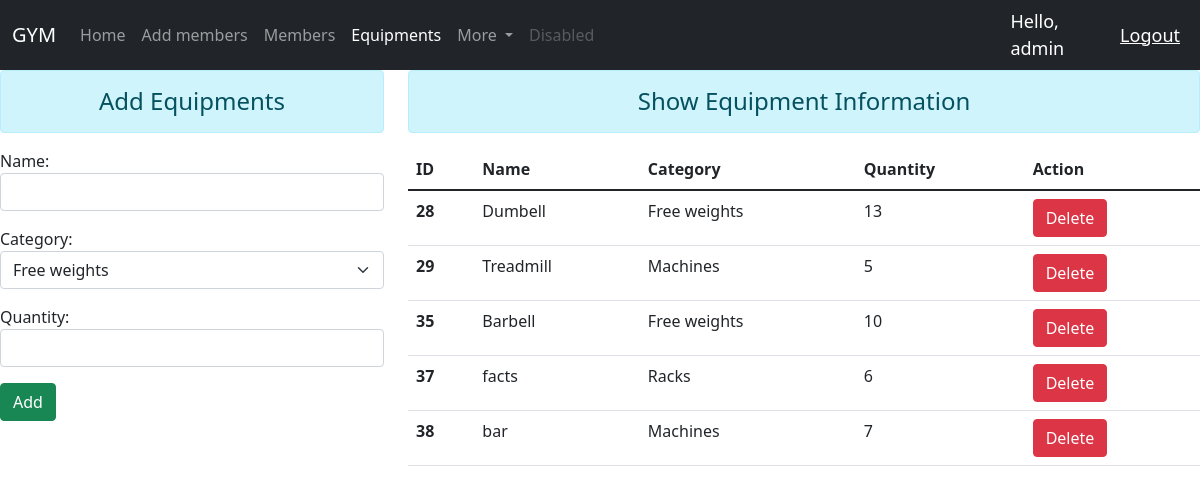
Screenshot of /equipments (signed in) with the database file from the repository.
### home/models.py (models this page shows)
class Equipments(models.Model):
    equi_id = models.AutoField(primary_key=True)
    name = models.CharField(max_length=30)
    category = models.CharField(max_length=30, choices=EQUIP_CATEGORY, default='choose')
    quantity = models.IntegerField()

### home/views.py (the view)
# urls.py: path('equipments', views.equipments, name='equipments'),
def equipments(request):
    if request.method == 'POST':
        fm = EquipmentRegistration(request.POST)
        if fm.is_valid():
            fm.save()
            fm = EquipmentRegistration()
    else:
        fm = EquipmentRegistration()
    eq = Equipments.objects.all()
    return render(request,'equipments.html', {'form':fm, 'equ':eq})

### home/forms.py
class EquipmentRegistration(forms.ModelForm):
    class Meta:
        model = Equipments
        fields = ['name', 'category', 'quantity']
        widgets = {
            'name' : forms.TextInput(attrs={'class':'form-control'}),
            'category' : forms.Select(attrs={'class':'form-control', 'class':'form-select'}),
            'quantity' : forms.NumberInput(attrs={'class':'form-control'}),
        }

### templates/equipments.html (shortened to what this page needs)
{% extends 'base.html'%}
{% block equipmentssactive %}active{% endblock equipmentssactive %}
{% block body%}
<div class="row"  >
    <div class="col-sm-4">
        <h4  class="text-center alert alert-info">Add Equipments</h4>
        <form action="" method="POST">
        {{form.as_p}}
        <input type="submit" class="btn btn-success" value="Add">
        </form>
    </div>
    <div class="col-sm-8">
        <h4 class="text-center alert alert-info"> Show Equipment Information</h4>
        {% if equ %}
        <table class="table table-hover">
            <thead>
              <tr>
                <th scope="col">ID</th>
                <th scope="col">Name</th>
                <th scope="col">Category</th>
                <th scope="col">Quantity</th>
                <th scope="col">Action</th>
              </tr>
            </thead>
            <tbody>
                {% for eq in equ %}
              <tr>
                <th scope="row">{{eq.equi_id}}</th>
                <td>{{eq.name}}</td>
                <td>{{eq.category}}</td>
                <td>{{eq.quantity}}</td>
                <td>
                  <form action="{%url 'deletedataeq' eq.equi_id%}" method="post" class= "d-inline">
                    <input type="submit" class="btn btn-danger" value="Delete">
                  </form>
              </tr>
                {% endfor %}
            </tbody>
          </table>
        {% else %}
        <h4 class="text-center alert alert-info"> No Records</h4>
        {% endif %}
    </div>
</div>
{%endblock body%}

### templates/base.html (shortened to what this page needs)
<!DOCTYPE html>
<html lang="en">
<head>
     <link href="https://cdn.jsdelivr.net/npm/bootstrap@5.1.3/dist/css/bootstrap.min.css" rel="stylesheet">
      </head>
      <body>
      <nav class="navbar navbar-expand-lg navbar-dark bg-dark">
        <div class="container-fluid">
          <a class="navbar-brand" href="/">GYM</a>
          <div class="collapse navbar-collapse" id="navbarSupportedContent">
            <ul class="navbar-nav me-auto mb-2 mb-lg-0">
              <li class="nav-item">
                <a class="nav-link {% block homeactive %} {% endblock homeactive %}" aria-current="page" href="/"> Home </a>
              </li>
              <li class="nav-item">
                <a class="nav-link {% block addmemberactive %} {% endblock addmemberactive %}" aria-current="page" href="/addmembers"> Add members </a>
              </li>
              <li class="nav-item">
                <a class="nav-link {% block membersactive %} {% endblock membersactive %}" aria-current="page" href="/members">Members</a>
              </li>
              <li class="nav-item">
                <a class="nav-link {% block equipmentssactive %} {% endblock equipmentssactive %}" href="/equipments" aria-current="page">Equipments</a>
              </li>
              <li class="nav-item dropdown">
                <a class="nav-link dropdown-toggle" href="#" id="navbarDropdown" role="button" data-bs-toggle="dropdown" aria-expanded="false">
                  More
                </a>
              </li>
              <li class="nav-item">
                <a class="nav-link disabled" href="#" tabindex="-1" aria-disabled="true">Disabled</a>
              </li>
            </ul>
          </div>
        </div>
        <span class="hello-msg">Hello, {{request.user}}</span>
        <span > <a class="hello-msg" href="{% url 'logout' %}">Logout</a></span>
      </nav>
      {% block body %}
      {% endblock body%}
</body>
</html>

### templates/base.html (style rules this page uses)
.hello-msg { font-size: 18px; color: #fff; margin-right: 20px; }

### rows the page displays
Equipments: equi_id "28", name "Dumbell", category "Free weights", quantity "13"
Equipments: equi_id "29", name "Treadmill", category "Machines", quantity "5"
Equipments: equi_id "35", name "Barbell", category "Free weights", quantity "10"
Equipments: equi_id "37", name "facts", category "Racks", quantity "6"
Equipments: equi_id "38", name "bar", category "Machines", quantity "7"

### other values shown
{{ request.user }} "admin"
